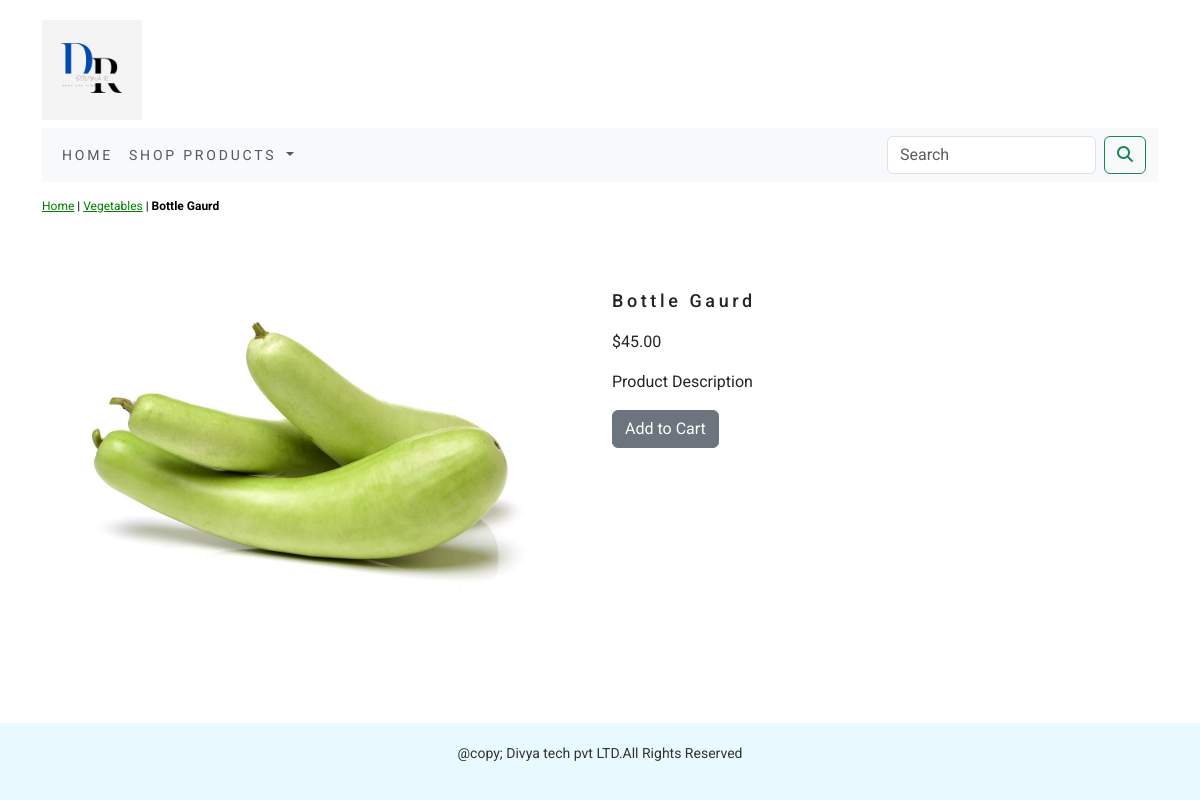
Page /shop/vegetables/bottle-gaurd/ on the committed database.
### eshop/models.py (models this page shows, shortened)
class Product(models.Model):
    name = models.CharField(max_length=250, unique=True)
    slug = models.SlugField(max_length=250, unique=True)
    description = models.TextField(blank=True)
    price = models.DecimalField(max_digits=10, decimal_places=2)
    category = models.ForeignKey(Category, on_delete=models.CASCADE)
    image = models.ImageField(upload_to="product", blank=True)
    stock = models.IntegerField()
    available = models.BooleanField(default=True)
    created = models.DateTimeField(auto_now_add=True)
    updated = models.DateTimeField(auto_now=True)
    class Meta:
        ordering = ('name',)
        verbose_name = 'product'
        verbose_name_plural = 'products'

class Category(models.Model):
    name = models.CharField(max_length=250, unique=True)
    slug = models.SlugField(max_length=250, unique=True)
    description = models.TextField(blank=True)
    image = models.ImageField(upload_to="category", blank=True)
    class Meta:
        ordering = ('name',)
        verbose_name = 'category'
        verbose_name_plural = 'categories'
    def get_url(self):
        return reverse('eshop:products_by_category', args={self.slug})
    def __str__(self):
        return '{}'.format(self.name)

### eshop/views.py (the view)
# urls.py: path('<slug:c_slug>/<slug:product_slug>/', views.productDetail, name='prodCatdetail'),
def productDetail(request,c_slug,product_slug):
    try:
        product=Product.objects.get(category__slug=c_slug,slug=product_slug)
    except Exception as e:
        raise e
    return render(request,'product.html',{'product':product})

### cart/context_processors.py (called while the page is built)
def counter(request):
    item_count=0
    if 'admin' in request.path:
        return {}
    else:
        try:
            cart=Cart.objects.filter(cart_id=_cart_id(request))
            cart_items=CartItem.objects.all().filter(cart=cart[:1])
            for cart_item in cart_items:
                item_count += cart_item.quantity
        except Cart.DoesNotExist:
            item_count=0
    return dict(item_count=item_count)

### cart/views.py (called while the page is built)
def _cart_id(request):
    cart=request.session.session_key
    if not cart:
        cart=request.session.create()
    return cart

### eshop/context_processors.py (called while the page is built)
def menu_links(request):
    links = Category.objects.all()
    return dict(links=links)

### templates/product.html (shortened to what this page needs)
{% extends 'base.html' %}
{% load static %}
{% block content %}
    <div class="row productDetail">
        <div class="mx_auto">
            <p>
                <a href="{% url 'eshop:allProdCat' %}">Home</a> |
                <a href="{{product.category.get_url}}">{{product.category}}</a> | <b>{{product.name}}</b>
            </p>
        </div>
    </div>
<div class="container">
    <br/>
    <div class="row">
        <div class="col-12 col-sm-12 col-md-12 col-lg-6 text-center">
            <div style="min-width:18rem;max-width:300px">
                <img src="{{product.image.url}}" alt={{product.name}} style="min-width:18rem;max-width:500px">
            </div>
        </div>
        <div class="col-12 col-sm-12 col-md-12 col-lg-6">
            <h1 class="product_title">{{product.name}}</h1>
            <p>${{product.price}}</p>
            <p class="product_description_title">Product Description</p>
            {% if product.stock <= 0 %}
            <p class="text-justify product_description"><b>Out Of Stock</b></p>
            {% else %}
            <a class="btn btn-secondary" href="{% url 'cart:add_cart' product.id %}">Add to Cart</a>
            {% endif %}
        </div>
    </div>
</div>
{% endblock %}

### static/css/custom.css (style rules this page uses)
body { font-family:'Roboto',sans-serif; }
.mx_auto a { color:green; }
.productDetail { padding-top:15px; padding-bottom:20px; }
.productDetail .mx_auto { color:#000; font-size:12px; text-decoration:none; }
.product_title { font-size:18px; font-weight:500px; text_transform:uppercase; letter-spacing:.2em; padding-top:15px; padding-bottom:10px; }

### templates/base.html (style rules this page uses)
body { display: flex; flex-direction: column; min-height: 100vh; margin: 0; }

### rows in the picture
Product: category "Vegetables", name "Bottle Gaurd", image (picture), price "45.00"
